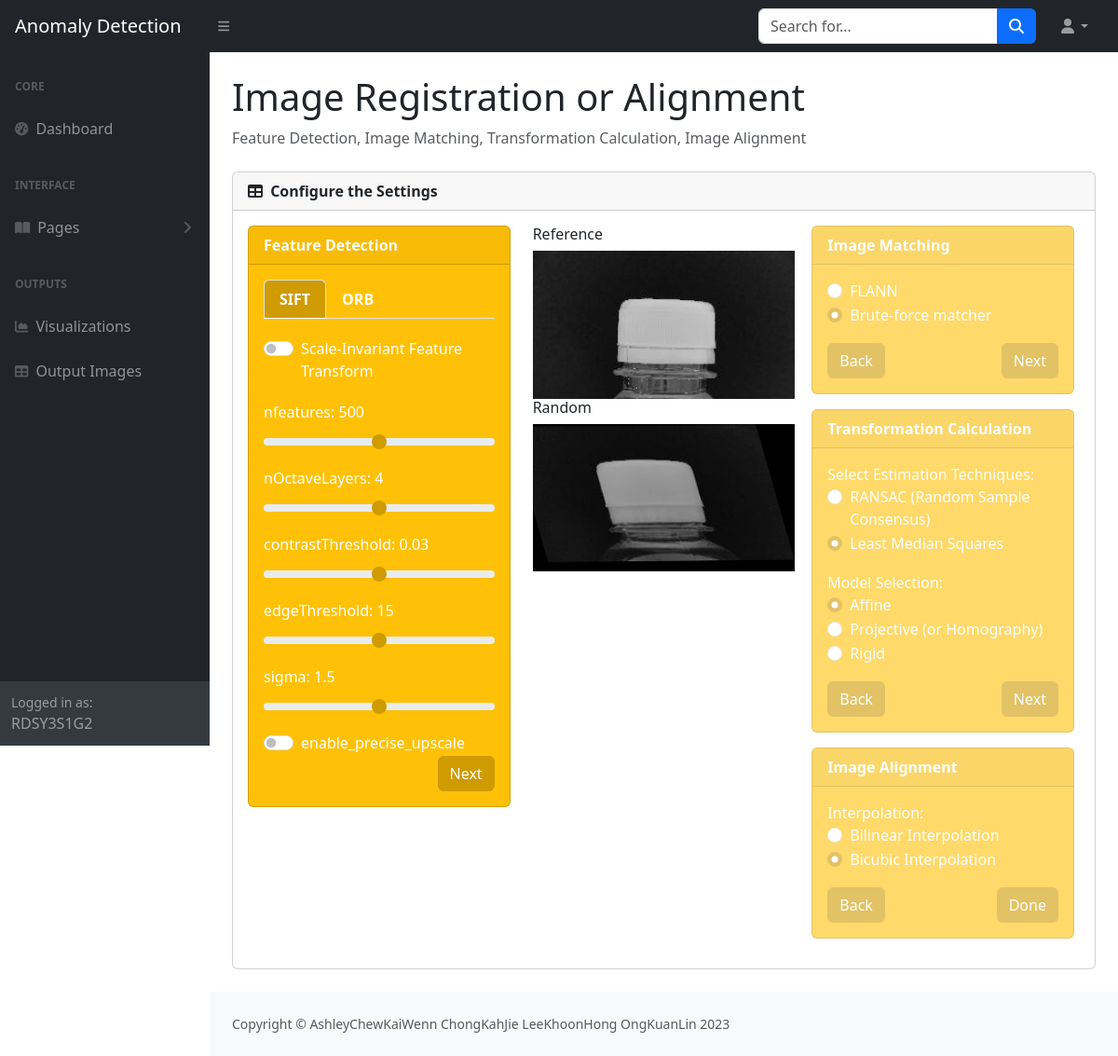
Page /image_reg/ on the earlier database version.
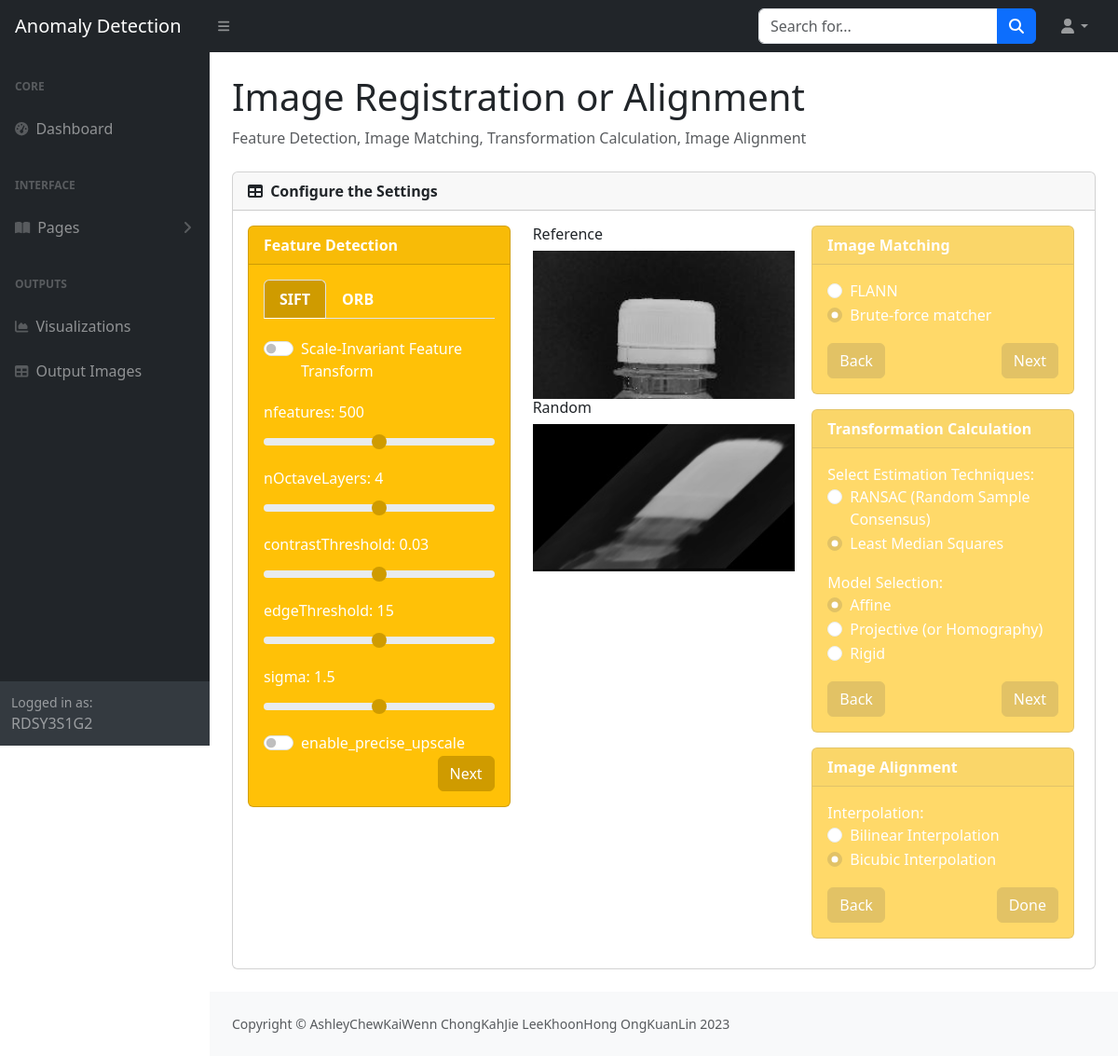
Same page on the later database version.
### image_input/models.py (models this page shows, shortened)
class UploadedImage(models.Model):
    image = models.ImageField(upload_to='uploaded_images/')
    image_url = models.CharField(max_length=255, null=True, blank=True)
    image_name = models.CharField(max_length=255, null=True, blank=True)
    image_label = models.CharField(max_length=255, null=True, blank=True, default='NULL')

### image_input/views.py (the view)
# urls.py: path('image_reg/', views.image_reg, name='image_reg'),
def image_reg(request):
    reference_image = UploadedImage.objects.filter(image_label='normal').first()
    print(reference_image)
    print(UploadedImage.objects.values_list('image_label', flat=True).distinct())
    random_image = UploadedImage.objects.filter(image_label__in=['NULL', 'NONE']).order_by('?').first()
    print(random_image)
    if not reference_image:
        return HttpResponse("No 'normal' labeled image available.")
    if not random_image:
        return HttpResponse("No 'NULL' or 'NONE' labeled image available.")
    return render(request, 'image_reg.html', {'reference_image': reference_image, 'random_image': random_image})

### image_input/templates/image_reg.html (shortened to what the changed rows need)
{% extends 'base.html' %}
{% block content %}
<div id="layoutSidenav_content">
    <main>
        <div class="container-fluid px-4">
            <h1 class="mt-4">Image Registration or Alignment</h1>
            <div class="card mb-4">
                <div class="card-body">
                    <div class="row">
                        <div class="col-4">
                            <div class="row">
                                <h6>Random</h6>
                                <img id="image_random" src="{{ random_image.image.url }}" height="500px" width="500px"
                                    alt="Main Image" class="img-fluid" />
                            </div>
                        </div>
                    </div>
                </div>
            </div>
        </div>
    </main>
</div>
{% endblock %}

Differences in the rows shown:
removed UploadedImage: image (picture)
added UploadedImage: image (picture)
